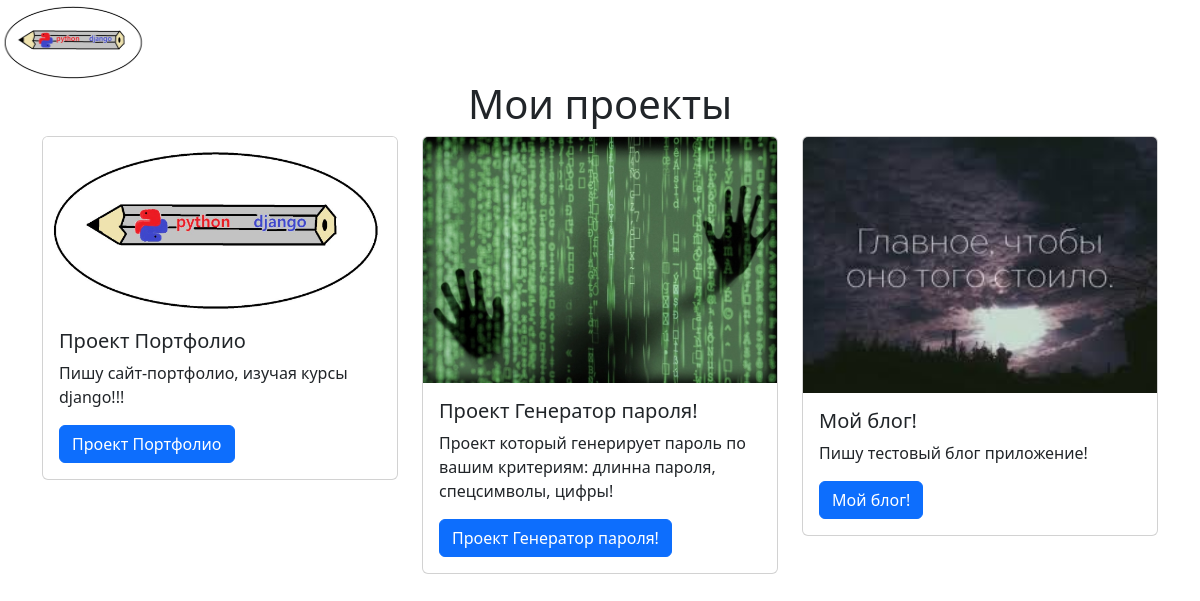
The page / on the database its author committed.
### portfolio/models.py (models this page shows, shortened)
class Project(models.Model):
    title = models.CharField(max_length=100, verbose_name='Заголовок')
    description = models.CharField(max_length=250, verbose_name='Описание')
    image = models.ImageField(upload_to='portfolio/images/', verbose_name='Изображение')
    url = models.URLField(blank=True)
    class Meta:
        verbose_name = 'Проект'
        verbose_name_plural = 'Проекты'

### portfolio/views.py (the view)
# urls.py: path('', include('portfolio.urls')),
def portfolio(request):
    title = 'Портфолио'
    project = Project.objects.all()
    context = {'title': title, 'project': project}
    return render(request, 'portfolio/portfolio.html', context)

### portfolio/templates/portfolio/portfolio.html
{% extends 'portfolio/base.html' %}
{% load static %}
{% block content %}
<div class="container">
    <h1 class="text-center">Мои проекты</h1>
    <div class="row">
        {% for p in project %}
        <div class="col-lg-4">
            <div class="card mb-4">
                <img src="{{ p.image.url }}" class="card-img-top" alt="{{ p.title }}">
                <div class="card-body">
                    <h5 class="card-title">{{ p.title }}</h5>
                    <p class="card-text">{{ p.description }}</p>
                    {% if p.url %}
                    <a href="{{ p.url }}" class="btn btn-primary">{{p.title}}</a>
                    {% endif %}
                </div>
            </div>
        </div>
        {% endfor %}
    </div>
</div>
{% endblock content %}

### portfolio/templates/portfolio/base.html (shortened to what this page needs)
{% load static %}
<!doctype html>
<html lang="ru">
  <head>
    <link href="https://cdn.jsdelivr.net/npm/bootstrap@5.3.0/dist/css/bootstrap.min.css" rel="stylesheet">
   <a href="{% url 'portfolio' %}">
  <img src="{% static 'portfolio/islogo.jpg' %}" alt="Логотип" height="80" width="150">
</a>
  </head>
  <body>
    <body>
    {% block content %}
    {% endblock content %}
    </body>
  </body>
</html>

### rows shown on the page
Project: image (picture), title "Проект Портфолио", description "Пишу сайт-портфолио, изучая курсы django!!!"
Project: image (picture), title "Проект Генератор пароля!", description "Проект который генерирует пароль по вашим критериям: длинна пароля, спецсимволы, цифры!"
Project: image (picture), title "Мой блог!", description "Пишу тестовый блог приложение!"
